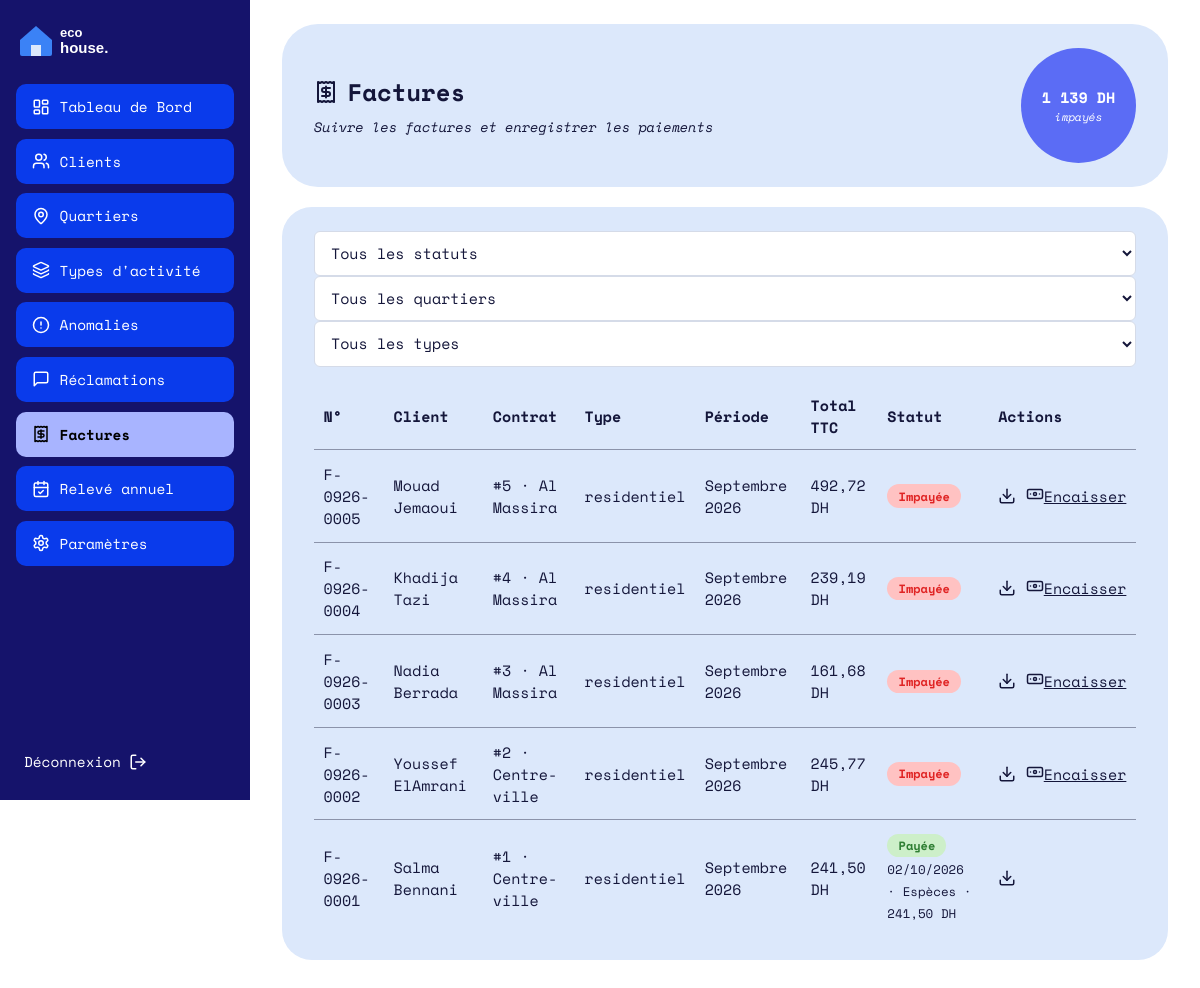
Page /Facture/admin (signed in) on the committed database.
### tables this page shows
CREATE TABLE `facture` (
  `id` int(11) NOT NULL,
  `numero` varchar(30) NOT NULL,
  `id_client` int(11) NOT NULL,
  `id_consommation` int(11) NOT NULL,
  `date_facture` date NOT NULL,
  `periode` varchar(20) NOT NULL,
  `conso_eau` decimal(10,2) DEFAULT NULL,
  `conso_elec` decimal(10,2) DEFAULT NULL,
  `montant_ht` decimal(10,2) DEFAULT NULL,
  `tva` decimal(10,2) DEFAULT NULL,
  `montant_ttc` decimal(10,2) DEFAULT NULL,
  `statut` enum('impayee','payee') DEFAULT 'impayee'
);

CREATE TABLE `client` (
  `id` int(11) NOT NULL,
  `nom` varchar(100) NOT NULL,
  `prenom` varchar(100) NOT NULL,
  `adresse` varchar(255) DEFAULT NULL,
  `telephone` varchar(20) DEFAULT NULL,
  `email` varchar(150) NOT NULL,
  `mot_de_passe` varchar(255) NOT NULL,
  `date_creation` datetime DEFAULT current_timestamp()
);

CREATE TABLE `quartier` (
  `id` int(11) NOT NULL AUTO_INCREMENT,
  `nom` varchar(100) NOT NULL,
  `id_type_activite` int(11) NOT NULL,
  PRIMARY KEY (`id`),
  UNIQUE KEY `nom` (`nom`),
  KEY `id_type_activite` (`id_type_activite`),
  CONSTRAINT `quartier_ibfk_1` FOREIGN KEY (`id_type_activite`) REFERENCES `type_activite` (`id`)
);

CREATE TABLE `type_activite` (
  `id` int(11) NOT NULL AUTO_INCREMENT,
  `nom` varchar(50) NOT NULL,
  `seuil_eau` decimal(10,2) NOT NULL DEFAULT 50.00,     
  `seuil_elec` decimal(10,2) NOT NULL DEFAULT 500.00,   
  PRIMARY KEY (`id`),
  UNIQUE KEY `nom` (`nom`)
);

CREATE TABLE `paiement` (
  `id` int(11) NOT NULL,
  `id_facture` int(11) NOT NULL,
  `date_paiement` date NOT NULL,
  `montant` decimal(10,2) NOT NULL,
  `mode` enum('especes','carte','virement') DEFAULT 'especes'
);

### Traitement/Facture.php (called while the page is built, shortened)
<?php
function factureAdmin(): void
{
    $statut = $_GET['statut'] ?? null;
    if (!in_array($statut, ['impayee', 'payee'], true)) {
        $statut = null;
    }
    $idQuartier = filter_var($_GET['quartier'] ?? '', FILTER_VALIDATE_INT, ['options' => ['min_range' => 1]]) ?: null;
    $idType     = filter_var($_GET['type'] ?? '',     FILTER_VALIDATE_INT, ['options' => ['min_range' => 1]]) ?: null;
    $totalImpaye = 0.0;
    foreach (bdFactureAll('impayee') as $f) {
        $totalImpaye += (float) $f['montant_ttc'];
    }
    $factures = bdFactureAll($statut, $idQuartier, $idType);
    $paiements = [];
    foreach ($factures as $f) {
        if ($f['statut'] === 'payee') {
            $paiements[(int) $f['id']] = bdPaiementByFacture((int) $f['id']);
        }
    }
    afficherVue('facture/index_fournisseur.php', [
        'titre'       => 'Factures',
        'factures'    => $factures,
        'paiements'   => $paiements,
        'statut'      => $statut,
        'idQuartier'  => $idQuartier,
        'idType'      => $idType,
        'quartiers'   => bdQuartierAll(),
        'types'       => bdTypeActiviteAll(),
        'totalImpaye' => $totalImpaye,
    ]);
}

### index.php (called while the page is built, shortened)
<?php
require_once __DIR__ . '/BD/Connexion.php';
require_once __DIR__ . '/Traitement/Auth.php';
$url      = trim((string) ($_GET['url'] ?? ''), '/');
$segments = $url === '' ? ['Auth', 'login'] : explode('/', $url);
$entite = ucfirst(strtolower($segments[0]));
$action = strtolower($segments[1] ?? '');
$fonction = (PREFIXES[$entite] ?? strtolower($entite)) . ucfirst($action);
$args = [];
$fonction(...$args);

### BD/Connexion.php (called while the page is built, shortened)
<?php
function getConnexion(): PDO
{
    static $pdo = null;
    if ($pdo instanceof PDO) {
        return $pdo;
    }
    $hote = 'localhost';
    $base = 'gestion_factures';
    $user = 'root';
    $mdp  = '';
    try {
        $pdo = new PDO("mysql:host=$hote;dbname=$base;charset=utf8mb4", $user, $mdp, [
            PDO::ATTR_ERRMODE            => PDO::ERRMODE_EXCEPTION,
            PDO::ATTR_DEFAULT_FETCH_MODE => PDO::FETCH_ASSOC,
            PDO::ATTR_EMULATE_PREPARES   => false,
        ]);
    } catch (PDOException $e) {
        http_response_code(500);
        exit('Connexion à la base impossible : MySQL est-il démarré et la base gestion_factures importée ?');
    }
    return $pdo;
}

### BD/Facture.php (called while the page is built, shortened)
<?php
function bdFactureAll(?string $statut = null, ?int $idQuartier = null, ?int $idType = null): array
{
    $sql = "SELECT f.id, f.numero, f.id_contrat, q.nom AS quartier, t.nom AS type_activite,
                   f.date_facture, f.periode, f.montant_ttc, f.statut,
                   c.nom, c.prenom
            FROM facture f
            JOIN client c ON c.id = f.id_client
            LEFT JOIN contrat ct      ON ct.id = f.id_contrat
            LEFT JOIN quartier q      ON q.id  = ct.id_quartier
            LEFT JOIN type_activite t ON t.id  = q.id_type_activite
            WHERE 1 = 1";
    $params = [];
    if ($statut !== null) {
        $sql .= " AND f.statut = :statut";
        $params[':statut'] = $statut;
    }
    $sql .= " ORDER BY f.date_facture DESC, f.id DESC";
    $st = getConnexion()->prepare($sql);
    $st->execute($params);
    return $st->fetchAll();
}

### BD/Paiement.php (called while the page is built, shortened)
<?php
function bdPaiementByFacture(int $idFacture): array
{
    $st = getConnexion()->prepare(
        "SELECT id, date_paiement, montant, mode
         FROM paiement
         WHERE id_facture = :id
         ORDER BY date_paiement DESC, id DESC");
    $st->execute([':id' => $idFacture]);
    return $st->fetchAll();
}

### IHM/facture/index_fournisseur.php (the view, shortened to what this page needs)
<?php
$e        = fn($x) => htmlspecialchars((string) $x, ENT_QUOTES, 'UTF-8');
$moisNoms = ['Janvier','Février','Mars','Avril','Mai','Juin','Juillet','Août','Septembre','Octobre','Novembre','Décembre'];
$dh       = fn($x) => number_format((float) $x, 2, ',', ' ') . ' DH';
$statuts  = ['' => 'Tous les statuts', 'impayee' => 'Impayées', 'payee' => 'Payées'];
$modes    = ['especes' => 'Espèces', 'carte' => 'Carte', 'virement' => 'Virement'];
?>
<header class="carte carte-titre">
  <div>
    <h1><i data-lucide="receipt"></i> Factures</h1>
    <p class="sous-titre">Suivre les factures et enregistrer les paiements</p>
  </div>
  <div class="cercle">
    <?= number_format($totalImpaye, 0, ',', ' ') ?> DH
    <small>impayés</small>
  </div>
</header>
<section class="carte">
  <form method="get" class="formulaire" style="margin-bottom:1rem;">
    <select name="statut" onchange="this.form.submit()">
      <?php foreach ($statuts as $valeur => $libelle): ?>
        <option value="<?= $valeur ?>" <?= ($statut ?? '') === $valeur ? 'selected' : '' ?>><?= $libelle ?></option>
      <?php endforeach; ?>
    </select>
    <select name="quartier" onchange="this.form.submit()">
      <option value="">Tous les quartiers</option>
    </select>
    <select name="type" onchange="this.form.submit()">
      <option value="">Tous les types</option>
    </select>
  </form>
  <?php if (empty($factures)): ?>
    <p>Aucune facture.</p>
  <?php else: ?>
  <div class="scroll-x">
    <table class="tableau">
      <thead>
        <tr><th>N°</th><th>Client</th><th>Contrat</th><th>Type</th><th>Période</th><th>Total TTC</th><th>Statut</th><th>Actions</th></tr>
      </thead>
      <tbody>
      <?php foreach ($factures as $f):
          [$m, $a] = explode('/', $f['periode']); ?>
        <tr>
          <td><?= $e($f['numero']) ?></td>
          <td><?= $e($f['prenom'] . ' ' . $f['nom']) ?></td>
          <td><?= !empty($f['id_contrat']) ? '#' . (int) $f['id_contrat'] . ' · ' . $e($f['quartier'] ?? '') : 'Ancien relevé' ?></td>
          <td><?= $e($f['type_activite'] ?? '—') ?></td>
          <td><?= $moisNoms[(int) $m - 1] . ' ' . $e($a) ?></td>
          <td><?= $dh($f['montant_ttc']) ?></td>
          <td>
            <?php if ($f['statut'] === 'payee'): ?>
              <span class="badge badge-vert">Payée</span>
              <?php foreach ($paiements[(int) $f['id']] ?? [] as $p): ?>
                <br><small>
                  <?= date('d/m/Y', strtotime($p['date_paiement'])) ?> ·
                  <?= $modes[$p['mode']] ?? $e($p['mode']) ?> ·
                  <?= $dh($p['montant']) ?>
                </small>
              <?php endforeach; ?>
            <?php else: ?>
              <span class="badge badge-rouge">Impayée</span>
            <?php endif; ?>
          </td>
          <td>
            <div class="actions">
              <a href="<?= BASE_URL ?>Facture/pdf/<?= (int) $f['id'] ?>" title="Télécharger le PDF"><i data-lucide="download"></i></a>
              <?php if ($f['statut'] === 'impayee'): ?>
                <a href="<?= BASE_URL ?>Paiement/add/<?= (int) $f['id'] ?>" title="Encaisser"><i data-lucide="banknote"></i> Encaisser</a>
              <?php endif; ?>
            </div>
          </td>
        </tr>
      <?php endforeach; ?>
      </tbody>
    </table>
  </div>
  <?php endif; ?>
</section>

### assets/css/style.css (style rules this page uses)
:root { --marine:#15136B; --bleu:#0A3BEB; --bleu-clair:#A8B4FF; --carte:#DCE8FB; --cercle:#5B6CF5; --bordure:#D5DBE8; --filet:#8B93AA; --texte:#14163A; }
* { box-sizing:border-box }
body { margin:0;font-family:"Space Mono",ui-monospace,Consolas,monospace;color:var(--texte);background:#fff;font-size:15px }
h1,h2,h3 { margin:0;font-weight:700 }
a { color:var(--bleu) }
.carte { background:var(--carte);border-radius:30px;padding:1.5rem 2rem;margin-bottom:1.25rem }
.carte-titre { border-radius:36px;display:flex;align-items:center;justify-content:space-between;gap:1rem }
.carte-titre h1 { font-size:1.5rem;display:flex;align-items:center;gap:.6rem }
.sous-titre { margin:.4rem 0 0;font-style:italic;font-size:.85rem }
.cercle { width:115px;height:115px;border-radius:50%;background:var(--cercle);color:#fff;display:flex;flex-direction:column;align-items:center;justify-content:center;text-align:center;font-weight:700;flex-shrink:0 }
.cercle small { font-weight:400;font-style:italic;font-size:.7rem }
.champ,.formulaire input:not([type=checkbox]):not([type=radio]):not([type=file]),.formulaire select,.formulaire textarea { width:100%;background:#fff;border:1px solid var(--bordure);border-radius:6px;padding:.6rem .75rem;font:inherit;color:var(--texte) }
.badge { display:inline-block;padding:.2rem .7rem;border-radius:999px;font-size:.75rem;font-weight:700 }
.badge-rouge { background:#FFC2C2;color:#E02424 }
.badge-vert { background:#CDEFC9;color:#2E7D32 }
.tableau { width:100%;border-collapse:collapse }
.tableau th { text-align:left;font-weight:700;padding:.7rem .6rem;border-bottom:1px solid var(--filet) }
.tableau td { padding:.8rem .6rem;border-bottom:1px solid var(--filet) }
.tableau tr:last-child td { border-bottom:0 }
.tableau .actions { display:flex;gap:.6rem;align-items:center }
.tableau .actions a,.tableau .actions button { color:var(--texte);background:none;border:0;padding:0;cursor:pointer;display:inline-flex }
.tableau svg { width:18px;height:18px }
.scroll-x { overflow-x:auto }

### rows in the picture
facture: numero "F-0926-0005", id_client.nom "Mouad Jemaoui", id_contrat "5", quartier.nom "Al Massira", type_activite.nom "residentiel", m "Septembre", a "2026", montant_ttc "492,72 DH", statut "Impayée"
facture: numero "F-0926-0004", id_client.nom "Khadija Tazi", id_contrat "4", quartier.nom "Al Massira", type_activite.nom "residentiel", m "Septembre", a "2026", montant_ttc "239,19 DH", statut "Impayée"
facture: numero "F-0926-0003", id_client.nom "Nadia Berrada", id_contrat "3", quartier.nom "Al Massira", type_activite.nom "residentiel", m "Septembre", a "2026", montant_ttc "161,68 DH", statut "Impayée"
facture: numero "F-0926-0002", id_client.nom "Youssef ElAmrani", id_contrat "2", quartier.nom "Centre-ville", type_activite.nom "residentiel", m "Septembre", a "2026", montant_ttc "245,77 DH", statut "Impayée"
facture: numero "F-0926-0001", id_client.nom "Salma Bennani", id_contrat "1", quartier.nom "Centre-ville", type_activite.nom "residentiel", m "Septembre", a "2026", montant_ttc "241,50 DH"
paiement: date_paiement "02/10/2026", mode "Espèces", montant "241,50 DH"

### other values in the picture
$libelle "Tableau de Bord"
$libelle "Clients"
$libelle "Quartiers"
$libelle "Types d'activité"
$libelle "Anomalies"
$libelle "Réclamations"
$libelle "Factures"
$libelle "Relevé annuel"
$libelle "Paramètres"
$totalImpaye "1 139"
form field statut "Tous les statuts"
